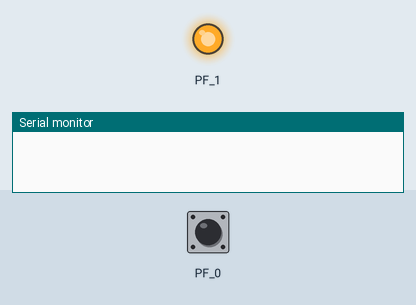
Recording of a sketch running on a simulated TI Tiva C LaunchPad. On the bench: output pins drawn as LEDs (lit = HIGH), the last lines printed to the serial monitor. Inputs (shaded band) come from the test bench; at power-on: PF_0 HIGH.

Above: at 0.1 s.
At 0.8 s:
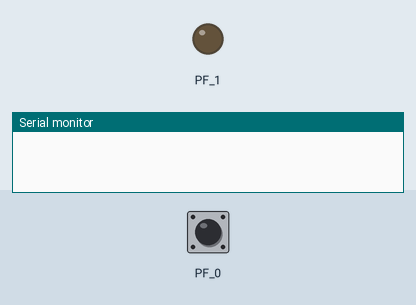
0.9 s: PF_0 pulled LOW for 0.15 s
At 1.9 s:
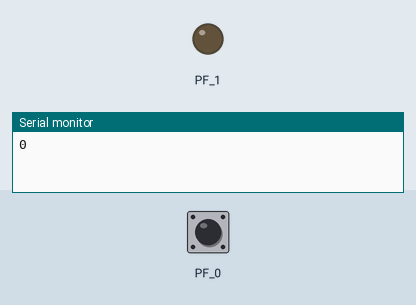
Timing chart, 0 to 3.9 s (numbered marks = the images above; inputs shaded):
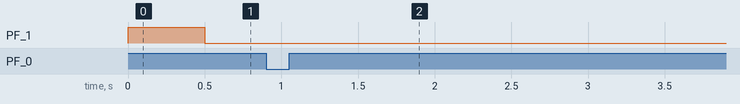

The sketch:

Energia_ColorWheel_Receiver.ino
```cpp
void setup()
{
  // put your setup code here, to run once:
  Serial.begin(9600);

  pinMode(RED_LED, OUTPUT);
  pinMode(PF_0, INPUT_PULLUP);
  int state = 1;
  int i=0;
  while(digitalRead(PF_0) == 1){
    digitalWrite(RED_LED,state);
    i++;
    delay(10);

    if(i >= 50){
      state ^= 1;
      i = 0;
    }
  }
  digitalWrite(RED_LED,0);
}

void loop()
{
  Serial.write(48);
  // put your main code here, to run repeatedly:
  while(Serial.available() < 3);
  int red = Serial.read();
  int green = Serial.read();
  int blue = Serial.read();

  analogWrite(RED_LED,red);
  analogWrite(GREEN_LED,green);
  analogWrite(BLUE_LED,blue);

  delay(10);

}
```

Measured:
- after the input at 0.9 s, PF_1: stops changing and stays LOW
